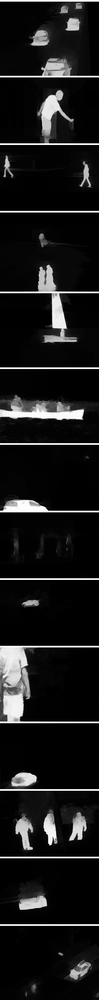
%> input picture createfig/soafimg.png, 99 x 1000 px, shrunk from 600 x 6070 before the run
$ octave main_3.m   (GNU Octave 9; MATLAB toolbox functions it lacks are replaced by stand-ins)
%> lines starting %> are read from the running program, lines starting %| are printed output that depends on the picture; in (x1, y1, x2, y2) boxes, pixels count from 0 and x2, y2 are one past the last pixel; in counts of white or black regions, pixels touching at a corner belong together; the program's own positions count from 1
### config/config_tool.m
[a,b,c] = fileparts(mfilename('fullpath')) ;
[a,b,c] = fileparts(a);
root = a ;

addpath(fullfile(root,'function'));
addpath(fullfile(root,'gmm'));
addpath(fullfile(root,'segmentation'));
addpath(fullfile(root,'segmentation_test'));
addpath(fullfile(root,'common'));

### createfig/main_3.m
clear all
close all
clc

run('../config/config_tool');

img = double(imread('soafimg.png'));
%> img: size 1000x99 double; min 0, max 255, mean 24.8; mean of the top-left, top-right, bottom-left and bottom-right quarters 22, 27.7, 36.2, 13.4

index = img == 255;
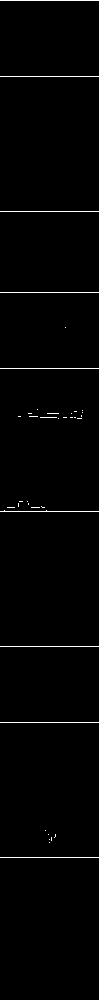
%> index: size 1000x99 logical; 1% white in thin lines or dots, all inside (x1, y1, x2, y2) = (0, 0, 99, 858)
img(index) = 0;
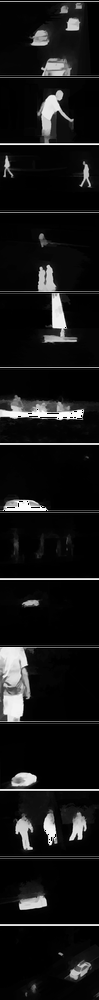
%> img: size 1000x99 double; min 0, max 254, mean 22.2

%> (the run ends here)
